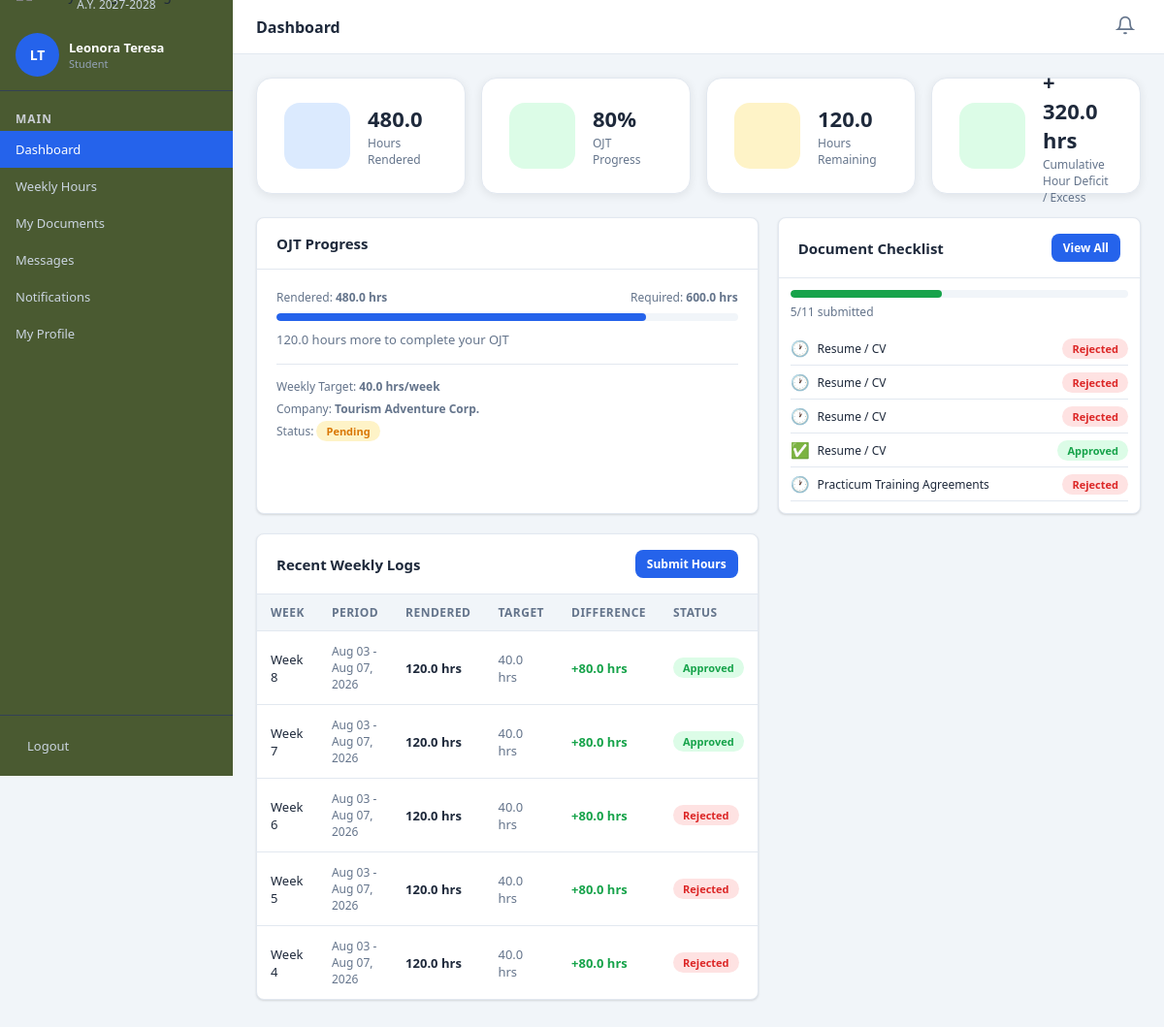
Screenshot of /student_dashboard.php (signed in) with the database file from the repository.
### tables this page shows
CREATE TABLE `students` (
  `id` int(11) NOT NULL,
  `user_id` int(11) NOT NULL,
  `student_number` varchar(20) NOT NULL,
  `course` varchar(100) DEFAULT '',
  `section` varchar(20) DEFAULT '',
  `company_name` varchar(150) DEFAULT '',
  `company_id` int(11) DEFAULT NULL,
  `supervisor_id` int(11) DEFAULT NULL,
  `coordinator_id` int(11) DEFAULT NULL,
  `required_hours` decimal(10,2) NOT NULL DEFAULT 600.00,
  `weekly_required_hours` decimal(10,2) NOT NULL DEFAULT 40.00,
  `deployment_date` date DEFAULT NULL,
  `pre_deployment_deadline` date DEFAULT NULL,
  `status` enum('pending','deployed','completed') DEFAULT 'pending'
);

CREATE TABLE `weekly_logs` (
  `id` int(11) NOT NULL,
  `student_id` int(11) NOT NULL,
  `week_number` int(11) NOT NULL,
  `week_start` date NOT NULL,
  `week_end` date NOT NULL,
  `rendered_hours` decimal(5,2) DEFAULT 0.00,
  `dtr_photo` varchar(500) DEFAULT '',
  `status` enum('pending','approved','rejected') DEFAULT 'pending',
  `coordinator_remarks` text DEFAULT NULL,
  `submitted_at` timestamp NOT NULL DEFAULT current_timestamp(),
  `reviewed_at` timestamp NULL DEFAULT NULL,
  `reviewed_by` int(11) DEFAULT NULL,
  `signature_x` decimal(8,6) DEFAULT NULL,
  `signature_y` decimal(8,6) DEFAULT NULL,
  `signature_width` decimal(8,6) DEFAULT NULL,
  `signature_height` decimal(8,6) DEFAULT NULL,
  `signature_similarity` decimal(5,2) DEFAULT NULL,
  `signature_result` varchar(100) DEFAULT NULL,
  `signature_checked_at` datetime DEFAULT NULL
);

### config.php (called while the page is built, shortened)
<?php
function getStudentByUserId($conn, $user_id) {
    $uid = (int)$user_id;
    $r   = $conn->query("
        SELECT s.*, u.full_name, u.email, u.username
        FROM   students s
        JOIN   users u ON s.user_id = u.id
        WHERE  s.user_id = $uid
        LIMIT 1
    ");
    return ($r && $r->num_rows > 0) ? $r->fetch_assoc() : null;
}
function getTotalRenderedHours($conn, $student_id) {
    $sid = (int)$student_id;
    $r   = $conn->query("
        SELECT COALESCE(SUM(rendered_hours), 0) AS total
        FROM   weekly_logs
        WHERE  student_id = $sid AND status != 'rejected'
    ");
    return ($r) ? (float)$r->fetch_assoc()['total'] : 0.0;
}

### student_dashboard.php (the view, shortened to what this page needs)
<?php
require_once 'config.php';
require_once 'sidebar.php';
$student = getStudentByUserId($conn, $_SESSION['user_id']);
$sid = $student['id'];
$total_rendered = (float)getTotalRenderedHours($conn, $sid);
$required = (float)$student['required_hours'];
$weekly_required = (float)$student['weekly_required_hours'];
$progress = $required > 0 ? min(100, round(($total_rendered / $required) * 100)) : 0;
$remaining = max(0, $required - $total_rendered);
$weeks_result = $conn->query("SELECT * FROM weekly_logs WHERE student_id=$sid ORDER BY week_number DESC LIMIT 5");
$weeks = [];
if ($weeks_result) {
    while ($row = $weeks_result->fetch_assoc()) $weeks[] = $row;
}
$hour_balance = 0;
$all_weeks = $conn->query("
    SELECT rendered_hours
    FROM weekly_logs
    WHERE student_id = $sid
      AND status != 'rejected'
    ORDER BY week_number ASC
");
while ($row = $all_weeks->fetch_assoc()) {
    $hour_balance += ($row['rendered_hours'] - $weekly_required);
}
$doc_reqs = $conn->query("SELECT dr.*, ds.status as sub_status FROM document_requirements dr LEFT JOIN document_submissions ds ON dr.id = ds.requirement_id AND ds.student_id=$sid WHERE dr.is_required=1");
$docs_submitted = 0; $docs_total = 0;
$doc_list = [];
while ($row = $doc_reqs->fetch_assoc()) {
    $docs_total++;
    if ($row['sub_status']) $docs_submitted++;
    $doc_list[] = $row;
}
?>
<!DOCTYPE html>
<html lang="en">
<head>
<link rel="stylesheet" href="style.css">
</head>
<body>
<div class="wrapper">
<?php renderSidebar('student', 'dashboard', $conn); ?>
<div class="main-content">
<div class="page-content">
<div class="stats-grid">
    <div class="stat-card">
        <div class="stat-icon blue"><?= svgIcon('clock') ?></div>
        <div class="stat-info">
            <div class="value"><?= number_format($total_rendered, 1) ?></div>
            <div class="label">Hours Rendered</div>
        </div>
    </div>
    <div class="stat-card">
        <div class="stat-icon green"><?= svgIcon('chart') ?></div>
        <div class="stat-info">
            <div class="value"><?= $progress ?>%</div>
            <div class="label">OJT Progress</div>
        </div>
    </div>
    <div class="stat-card">
        <div class="stat-icon yellow"><?= svgIcon('clock') ?></div>
        <div class="stat-info">
            <div class="value"><?= number_format($remaining, 1) ?></div>
            <div class="label">Hours Remaining</div>
        </div>
    </div>
    <div class="stat-card">
        <div class="stat-icon <?= $hour_balance < 0 ? 'red' : 'green' ?>">
        </div>
        <div class="stat-info">
            <div class="value <?= $hour_balance < 0 ? 'text-danger' : 'text-success' ?>">
                <?= $hour_balance > 0 ? '+' : '' ?>
                <?= number_format($hour_balance, 1) ?> hrs
            </div>
            <div class="label">
                Cumulative Hour Deficit / Excess
            </div>
        </div>
    </div>
</div>
<div class="grid-2 mb-20">
    <div class="card">
        <div class="card-header"><h3>OJT Progress</h3></div>
        <div class="card-body">
            <div style="display:flex;justify-content:space-between;margin-bottom:8px;">
                <span class="text-muted text-sm">Rendered: <strong><?= number_format($total_rendered,1) ?> hrs</strong></span>
                <span class="text-muted text-sm">Required: <strong><?= number_format($required,1) ?> hrs</strong></span>
            </div>
            <div class="progress-wrap">
                <div class="progress-bar <?= $progress >= 100 ? 'green' : ($progress >= 50 ? '' : 'yellow') ?>" style="width:<?= $progress ?>%"></div>
            </div>
            <div style="margin-top:10px;font-size:13px;color:var(--text-muted);">
                <?php if ($progress >= 100): ?>
                    <span class="text-success font-bold">✓ Required hours completed!</span>
                <?php else: ?>
                    <span><?= number_format($remaining,1) ?> hours more to complete your OJT</span>
                <?php endif; ?>
            </div>
            <div style="margin-top:16px;padding-top:14px;border-top:1px solid var(--border);">
                <div class="text-muted text-sm" style="margin-bottom:6px;">Weekly Target: <strong><?= number_format($weekly_required,1) ?> hrs/week</strong></div>
                <div class="text-muted text-sm">Company: <strong><?= htmlspecialchars($student['company_name'] ?: 'Not set') ?></strong></div>
                <div class="text-muted text-sm" style="margin-top:4px;">Status: <span class="badge badge-<?= $student['status'] ?>"><?= ucfirst($student['status']) ?></span></div>
            </div>
        </div>
    </div>
    <div class="card">
    <div class="card-header">
        <h3>Document Checklist</h3>
        <a href="student_documents.php" class="btn btn-sm btn-primary">View All</a>
    </div>
    <div class="card-body" style="padding:12px;">
        <div style="margin-bottom:12px;">
            <div class="progress-wrap">
                <div class="progress-bar green"
                    style="width:<?= $docs_total > 0 ? round(($docs_submitted / $docs_total) * 100) : 0 ?>%">
                </div>
            </div>
            <div class="text-sm text-muted" style="margin-top:6px;">
                <?= $docs_submitted ?>/<?= $docs_total ?> submitted
            </div>
        </div>
        <?php foreach (array_slice($doc_list, 0, 5) as $doc): ?>
            <div style="display:flex;align-items:center;gap:8px;padding:6px 0;border-bottom:1px solid var(--border);">
                <span style="font-size:16px;">
                    <?= $doc['sub_status'] === 'approved'
                        ? '✅'
                        : ($doc['sub_status'] ? '🕐' : '⬜') ?>
                </span>
                <span class="text-sm">
                    <?= htmlspecialchars($doc['doc_name']) ?>
                </span>
                <?php if ($doc['sub_status']): ?>
                    <span class="badge badge-<?= $doc['sub_status'] ?>" style="margin-left:auto;">
                        <?= ucfirst($doc['sub_status']) ?>
                    </span>
                <?php endif; ?>
            </div>
        <?php endforeach; ?>
    </div>
</div>
<div class="card">
    <div class="card-header">
        <h3>Recent Weekly Logs</h3>
        <a href="weekly_log.php" class="btn btn-sm btn-primary">Submit Hours</a>
    </div>
    <?php if (empty($weeks)): ?>
    <div class="empty-state"><?= svgIcon('clock') ?><p>No weekly logs yet. Start by submitting your hours.</p></div>
    <?php else: ?>
    <div class="table-wrap">
        <table>
            <thead><tr><th>Week</th><th>Period</th><th>Rendered</th><th>Target</th><th>Difference</th><th>Status</th></tr></thead>
            <tbody>
            <?php foreach ($weeks as $w): ?>
            <?php $diff = $w['rendered_hours'] - $weekly_required; ?>
            <tr>
                <td>Week <?= $w['week_number'] ?></td>
                <td class="text-sm text-muted"><?= date('M d', strtotime($w['week_start'])) ?> - <?= date('M d, Y', strtotime($w['week_end'])) ?></td>
                <td><strong><?= number_format($w['rendered_hours'],1) ?> hrs</strong></td>
                <td class="text-muted"><?= number_format($weekly_required,1) ?> hrs</td>
                <td>
                    <span class="<?= $diff >= 0 ? 'hours-positive' : 'hours-negative' ?>">
                        <?= $diff >= 0 ? '+' : '' ?><?= number_format($diff,1) ?> hrs
                    </span>
                </td>
                <td><span class="badge badge-<?= $w['status'] ?>"><?= ucfirst($w['status']) ?></span></td>
            </tr>
            <?php endforeach; ?>
            </tbody>
        </table>
    </div>
    <?php endif; ?>
</div>
</div>
</div>
</div>
</body>
</html>

### style.css (style rules this page uses)
*, *::before, *::after { box-sizing: border-box; margin: 0; padding: 0; }
:root { --primary: #2563eb; --primary-dark: #1d4ed8; --primary-light: #dbeafe; --secondary: #64748b; --success: #16a34a; --success-light: #dcfce7; --warning: #d97706; --warning-light: #fef3c7; --danger: #dc2626; --danger-light: #fee2e2; --info: #0891b2; --info-light: #cffafe; --bg: #f1f5f9; --sidebar-bg: #4A5A31; --sidebar-bg2: #4A5A31; --sidebar-text: #cbd5e1; --sidebar-hover: rgba(255,255,255,0.12); --sidebar-active: #3b82f6; --card-bg: #ffffff; --border: #e2e8f0; --text-main: #1e293b; --text-muted: #64748b; --shadow: 0 1px 3px rgba(0,0,0,.08), 0 1px 2px rgba(0,0,0,.06); --shadow-md: 0 4px 6px -1px rgba(0,0,0,.1), 0 2px 4px -1px rgba(0,0,0,.06); --radius: 8px; --sidebar-width: 240px; }
body { font-family: 'Segoe UI', sans-serif; background: var(--bg); color: var(--text-main); font-size: 14px; }
a { text-decoration: none; color: inherit; }
.btn { display: inline-flex; align-items: center; gap: 6px; padding: 10px 18px; border-radius: var(--radius); border: none; cursor: pointer; font-weight: 600; font-size: 13px; transition: all .2s; }
.btn-primary { background: var(--primary); color: #fff; }
.btn-sm { padding: 6px 12px; font-size: 12px; }
.wrapper { display: flex; min-height: 100vh; }
.main-content { margin-left: var(--sidebar-width); width: calc(100% - var(--sidebar-width)); min-height:100vh; display:flex; flex-direction:column; flex:1; }
.page-content { padding: 24px; flex: 1; }
.card { background: var(--card-bg); border-radius: var(--radius); border: 1px solid var(--border); box-shadow: var(--shadow); }
.card-header { padding: 16px 20px; border-bottom: 1px solid var(--border); display: flex; align-items: center; justify-content: space-between; }
.card-header h3 { font-size: 15px; font-weight: 700; }
.card-body { padding: 20px; }
.stats-grid { display: grid; grid-template-columns: repeat(auto-fit, minmax(180px, 1fr)); gap: 16px; margin-bottom: 24px; }
.stat-card { background: var(--card-bg); border-radius: var(--radius); border: 1px solid var(--border); padding: 18px; display: flex; align-items: center; gap: 14px; box-shadow: var(--shadow); }
.stat-icon { width: 44px; height: 44px; border-radius: 10px; display: flex; align-items: center; justify-content: center; flex-shrink: 0; }
.stat-icon.blue { background: var(--primary-light); color: var(--primary); }
.stat-icon.green { background: var(--success-light); color: var(--success); }
.stat-icon.yellow { background: var(--warning-light); color: var(--warning); }
.stat-info .value { font-size: 22px; font-weight: 800; color: var(--text-main); }
.stat-info .label { font-size: 12px; color: var(--text-muted); margin-top: 2px; }
.progress-wrap { background: var(--bg); border-radius: 99px; height: 8px; overflow: hidden; }
.progress-bar { height: 100%; border-radius: 99px; background: var(--primary); transition: width .4s; }
.progress-bar.green { background: var(--success); }
.table-wrap { overflow-x: auto; }
table { width: 100%; border-collapse: collapse; }
th { background: var(--bg); padding: 10px 14px; text-align: left; font-size: 12px; font-weight: 700; color: var(--text-muted); text-transform: uppercase; letter-spacing: .04em; border-bottom: 1px solid var(--border); }
td { padding: 12px 14px; border-bottom: 1px solid var(--border); font-size: 13px; vertical-align: middle; }
tr:last-child td { border-bottom: none; }
.badge { display: inline-flex; align-items: center; padding: 3px 10px; border-radius: 99px; font-size: 11px; font-weight: 700; }
.badge-pending { background: var(--warning-light); color: var(--warning); }
.badge-approved { background: var(--success-light); color: var(--success); }
.badge-rejected { background: var(--danger-light); color: var(--danger); }
.hours-positive { color: var(--success); font-weight: 700; }
.grid-2 { display: grid; grid-template-columns: 1fr 1fr; gap: 20px; }
.mb-20 { margin-bottom: 20px; }
.text-muted { color: var(--text-muted); }
.text-sm { font-size: 12px; }
.text-success { color: var(--success); }
.stat-card { display:flex; align-items:center; gap:18px; background:#fff; border-radius:16px; padding:28px; box-shadow:0 2px 10px rgba(0,0,0,.08); transition:.25s ease; height:120px; cursor:pointer; }
.stat-icon { width:68px; height:68px; border-radius:16px; display:flex; align-items:center; justify-content:center; flex-shrink:0; }

### rows the page displays
students: required_hours "600.0", weekly_required_hours "40.0", company_name "Tourism Adventure Corp.", status "Pending"
weekly_logs: week_number "8", week_start "Aug 03", week_end "Aug 07, 2026", rendered_hours "120.0", student.weekly_required_hours "40.0", rendered_hours.weekly_required_hours "80.0", status "Approved"
weekly_logs: week_number "7", week_start "Aug 03", week_end "Aug 07, 2026", rendered_hours "120.0", student.weekly_required_hours "40.0", rendered_hours.weekly_required_hours "80.0", status "Approved"
weekly_logs: week_number "6", week_start "Aug 03", week_end "Aug 07, 2026", rendered_hours "120.0", student.weekly_required_hours "40.0", rendered_hours.weekly_required_hours "80.0", status "Rejected"
weekly_logs: week_number "5", week_start "Aug 03", week_end "Aug 07, 2026", rendered_hours "120.0", student.weekly_required_hours "40.0", rendered_hours.weekly_required_hours "80.0", status "Rejected"
weekly_logs: week_number "4", week_start "Aug 03", week_end "Aug 07, 2026", rendered_hours "120.0", student.weekly_required_hours "40.0", rendered_hours.weekly_required_hours "80.0", status "Rejected"

### other values shown
$initials "LT"
$name "Leonora Teresa"
$role "Student"
$title "Dashboard"
$total_rendered "480.0"
$progress "80"
$remaining "120.0"
$hour_balance "320.0"
$docs_submitted "5"
$docs_total "11"
$doc['doc_name'] "Resume / CV"
$doc['sub_status'] "Rejected"
$doc['sub_status'] "Approved"
$doc['doc_name'] "Practicum Training Agreements"
